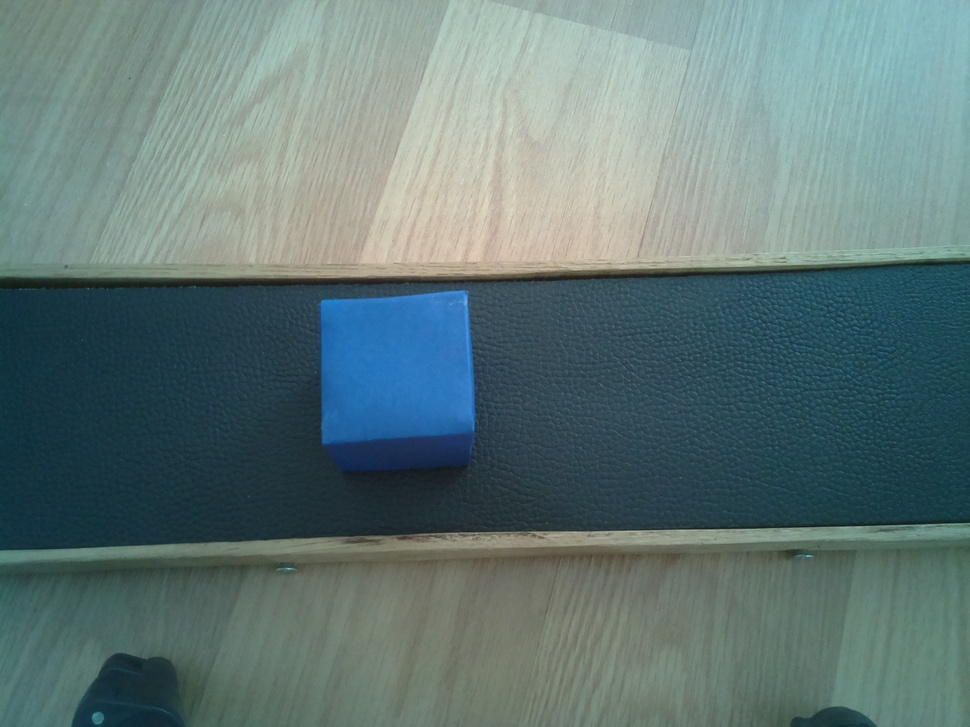
#> input picture ebrar/data/images/0.jpg, 970 x 727 px, shrunk from 2592 x 1944 before the run, given in place of the camera
$ python color_detection_2.py
#> lines starting #> are read from the running program, lines starting #| are printed output that depends on the picture; after the words box and inside, x2 and y2 are one past the last pixel; in counts of white or black regions, pixels touching at a corner belong together
import cv2
import numpy as np
from matplotlib import pyplot as plt

cap = cv2.VideoCapture(0)
cap.set(cv2.CAP_PROP_FRAME_WIDTH, 300)
cap.set(cv2.CAP_PROP_FRAME_HEIGHT, 300)


while True:
    _, img = cap.read()
#> img is the input picture: shape (727, 970, 3); mean B, G, R 118.7, 119.4, 96.8
    hsv_img = cv2.cvtColor(img, cv2.COLOR_BGR2HSV)
#> hsv_img: shape (727, 970, 3); mean H, S, V 77.1, 76.3, 125.6

    # BLUE COLOR
    low_blue = np.array([94, 80, 2])
    high_blue = np.array([126, 255, 255])
    blue_mask = cv2.inRange(hsv_img, low_blue, high_blue)
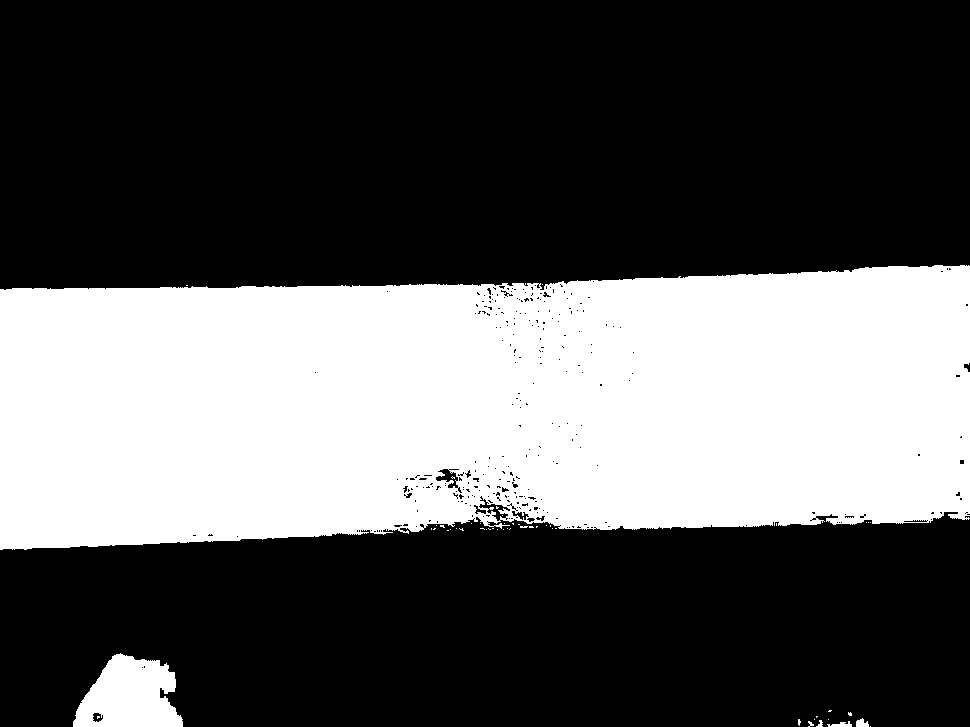
#> blue_mask: shape (727, 970); 35.1% white; 51 white regions (46 under 20 px), largest, box (x1, y1, x2, y2) and area: (0, 265, 970, 550) 241578, (73, 653, 183, 727) 5686, (827, 721, 852, 727) 87, (856, 718, 869, 727) 82, (816, 720, 823, 727) 27
    blue = cv2.bitwise_and(img, img, mask=blue_mask)
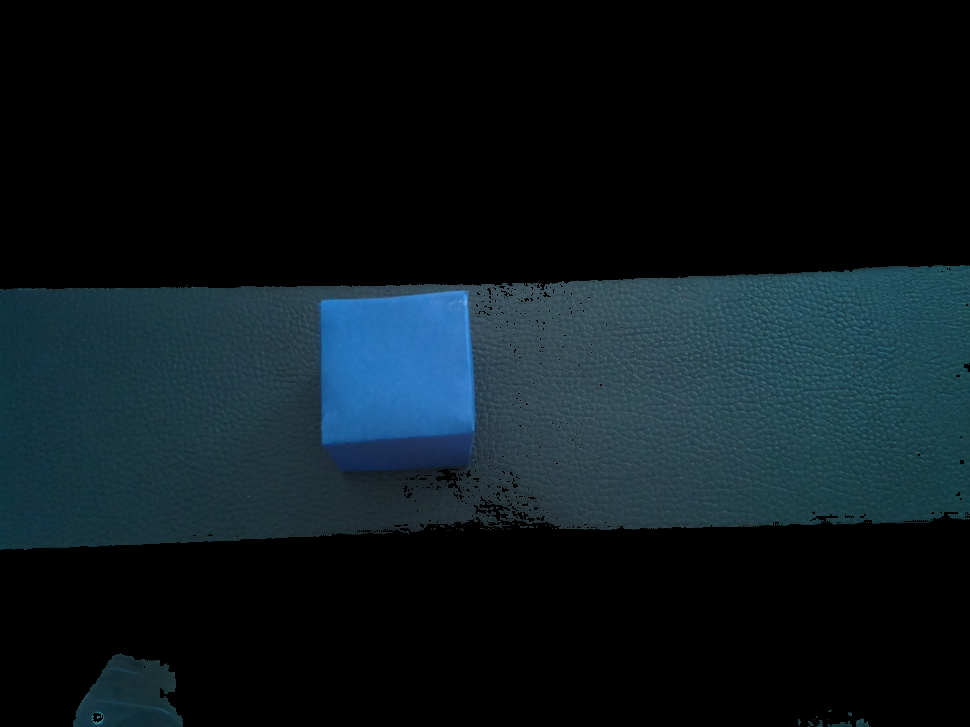
#> blue: shape (727, 970, 3); mean B, G, R 29.2, 23.6, 12.4


    #GREEN COLOR
    low_green = np.array([25, 52, 72])
    high_green = np.array([102, 255, 255])
    green_mask = cv2.inRange(hsv_img, low_green, high_green)
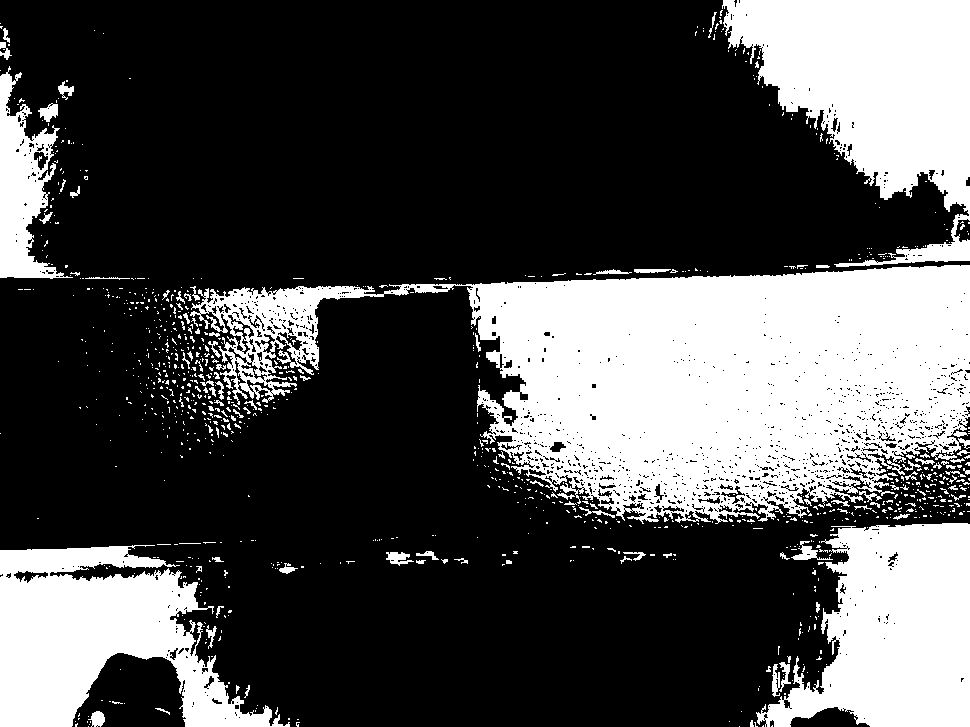
#> green_mask: shape (727, 970); 30.7% white; 999 white regions (898 under 20 px), largest, box (x1, y1, x2, y2) and area: (190, 265, 970, 524) 107149, (722, 0, 970, 267) 36007, (756, 523, 970, 727) 28966
    green = cv2.bitwise_and(img, img, mask=green_mask)
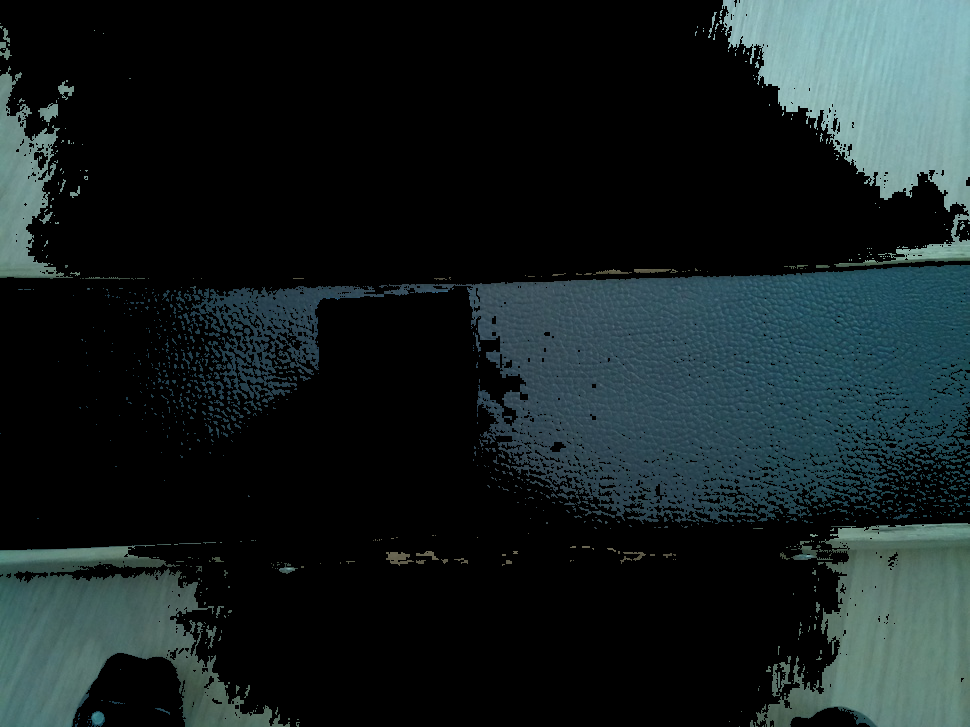
#> green: shape (727, 970, 3); mean B, G, R 33, 32, 22.1


    # RED COLOR
    low_red = np.array([0, 50, 120])
    high_red = np.array([10, 255, 255])
    red_mask = cv2.inRange(hsv_img, low_red, high_red)
#> red_mask: shape (727, 970); every value is 0
    red = cv2.bitwise_and(img, img, mask=red_mask)
#> red: shape (727, 970, 3); every value is 0


    cv2.imshow("Camera", img)
    cv2.imshow("Red Mask", red)
    cv2.imshow("Green Mask", green)
    cv2.imshow("Blue Mask", blue)
    key = cv2.waitKey(1)
#> (key Esc is pressed here)
    if key == 27:
        break
